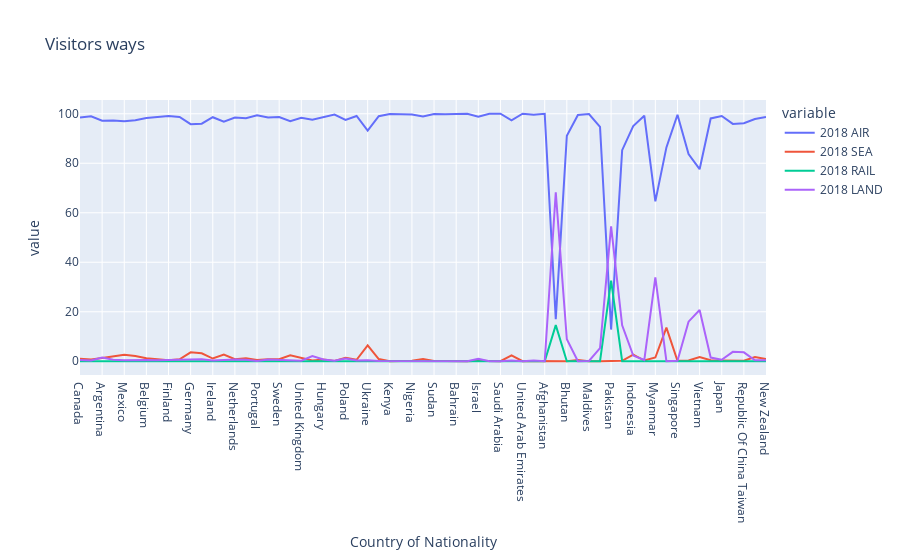

Notebook code cell kept with this figure:
### Code cell
px.line(df,df.index,['2018 AIR',
    '2018 SEA',
    '2018 RAIL',
    '2018 LAND'],title='Visitors ways')

### Figure 1 — Plotly figure (JSON) as saved in the notebook; plotly's stock layout.template omitted (floating-point values rounded to 4 significant figures)
{"data": [{"hovertemplate": "variable=2018 AIR<br>Country of Nationality=%{x}<br>value=%{y}<extra></extra>", "legendgroup": "2018 AIR", "line": {"color": "#636efa", "dash": "solid"}, "marker": {"symbol": "circle"}, "mode": "lines", "name": "2018 AIR", "orientation": "v", "showlegend": true, "type": "scatter", "x": ["Canada", "United States Of America", "Argentina", "Brazil", "Mexico", "Austria", "Belgium", "Denmark", "Finland", "France", "Germany", "Greece", "Ireland", "Italy", "Netherlands", "Norway", "Portugal", "Spain", "Sweden", "Switzerland", "United Kingdom", "Czech Rep.", "Hungary", "Kazakhstan", "Poland", "Russian Federation", "Ukraine", "Egypt", "Kenya", "Mauritius", "Nigeria", "South Africa", "Sudan", "Tanzania", "Bahrain", "Iraq", "Israel", "Oman", "Saudi Arabia", "Turkey", "United Arab Emirates", "Yemen", "Afghanistan", "Bangladesh", "Bhutan", "Iran", "Maldives", "Nepal", "Pakistan", "Sri Lanka", "Indonesia", "Malaysia", "Myanmar", "Philippines", "Singapore", "Thailand", "Vietnam", "China", "Japan", "Korea (Republic Of ", "Republic Of China Taiwan", "Australia", "New Zealand"], "xaxis": "x", "y": [98.5, 99, 97.2, 97.3, 97, 97.4, 98.3, 98.8, 99.1, 98.7, 95.8, 96, 98.6, 96.8, 98.5, 98.2, 99.4, 98.5, 98.7, 97, 98.4, 97.6, 98.6, 99.7, 97.5, 99.1, 93.2, 99, 99.9, 99.7, 99.7, 98.9, 99.9, 99.8, 99.8, 100, 98.8, 100, 100, 97.3, 100, 99.6, 100, 17, 91.1, 99.5, 99.9, 94.7, 12.8, 85.3, 95, 99.2, 64.6, 86.4, 99.6, 83.7, 77.6, 98.1, 99.1, 95.9, 96.2, 97.9, 98.7], "yaxis": "y"}, {"hovertemplate": "variable=2018 SEA<br>Country of Nationality=%{x}<br>value=%{y}<extra></extra>", "legendgroup": "2018 SEA", "line": {"color": "#EF553B", "dash": "solid"}, "marker": {"symbol": "circle"}, "mode": "lines", "name": "2018 SEA", "orientation": "v", "showlegend": true, "type": "scatter", "x": ["Canada", "United States Of America", "Argentina", "Brazil", "Mexico", "Austria", "Belgium", "Denmark", "Finland", "France", "Germany", "Greece", "Ireland", "Italy", "Netherlands", "Norway", "Portugal", "Spain", "Sweden", "Switzerland", "United Kingdom", "Czech Rep.", "Hungary", "Kazakhstan", "Poland", "Russian Federation", "Ukraine", "Egypt", "Kenya", "Mauritius", "Nigeria", "South Africa", "Sudan", "Tanzania", "Bahrain", "Iraq", "Israel", "Oman", "Saudi Arabia", "Turkey", "United Arab Emirates", "Yemen", "Afghanistan", "Bangladesh", "Bhutan", "Iran", "Maldives", "Nepal", "Pakistan", "Sri Lanka", "Indonesia", "Malaysia", "Myanmar", "Philippines", "Singapore", "Thailand", "Vietnam", "China", "Japan", "Korea (Republic Of ", "Republic Of China Taiwan", "Australia", "New Zealand"], "xaxis": "x", "y": [1, 0.7, 1.3, 2.1, 2.6, 2.1, 1.2, 0.8, 0.4, 0.8, 3.6, 3.2, 1.1, 2.7, 0.8, 1.2, 0.5, 0.8, 0.8, 2.4, 1.4, 0.3, 0.7, 0.1, 1.4, 0.6, 6.4, 0.9, 0, 0.1, 0.2, 0.9, 0.1, 0.1, 0, 0, 0.2, 0, 0, 2.4, 0, 0.1, 0, 0.1, 0, 0.5, 0, 0, 0.1, 0.2, 2.7, 0.3, 1.5, 13.6, 0.2, 0.3, 1.7, 0.4, 0.3, 0.3, 0.2, 1.7, 0.9], "yaxis": "y"}, {"hovertemplate": "variable=2018 RAIL<br>Country of Nationality=%{x}<br>value=%{y}<extra></extra>", "legendgroup": "2018 RAIL", "line": {"color": "#00cc96", "dash": "solid"}, "marker": {"symbol": "circle"}, "mode": "lines", "name": "2018 RAIL", "orientation": "v", "showlegend": true, "type": "scatter", "x": ["Canada", "United States Of America", "Argentina", "Brazil", "Mexico", "Austria", "Belgium", "Denmark", "Finland", "France", "Germany", "Greece", "Ireland", "Italy", "Netherlands", "Norway", "Portugal", "Spain", "Sweden", "Switzerland", "United Kingdom", "Czech Rep.", "Hungary", "Kazakhstan", "Poland", "Russian Federation", "Ukraine", "Egypt", "Kenya", "Mauritius", "Nigeria", "South Africa", "Sudan", "Tanzania", "Bahrain", "Iraq", "Israel", "Oman", "Saudi Arabia", "Turkey", "United Arab Emirates", "Yemen", "Afghanistan", "Bangladesh", "Bhutan", "Iran", "Maldives", "Nepal", "Pakistan", "Sri Lanka", "Indonesia", "Malaysia", "Myanmar", "Philippines", "Singapore", "Thailand", "Vietnam", "China", "Japan", "Korea (Republic Of ", "Republic Of China Taiwan", "Australia", "New Zealand"], "xaxis": "x", "y": [0, 0, 0, 0, 0, 0, 0, 0, 0, 0, 0, 0, 0, 0, 0, 0, 0, 0, 0, 0, 0, 0, 0, 0, 0, 0, 0, 0, 0, 0, 0, 0, 0, 0, 0, 0, 0, 0, 0, 0, 0, 0, 0, 14.6, 0, 0, 0, 0, 32.6, 0, 0, 0, 0, 0, 0, 0, 0, 0, 0, 0, 0, 0, 0], "yaxis": "y"}, {"hovertemplate": "variable=2018 LAND<br>Country of Nationality=%{x}<br>value=%{y}<extra></extra>", "legendgroup": "2018 LAND", "line": {"color": "#ab63fa", "dash": "solid"}, "marker": {"symbol": "circle"}, "mode": "lines", "name": "2018 LAND", "orientation": "v", "showlegend": true, "type": "scatter", "x": ["Canada", "United States Of America", "Argentina", "Brazil", "Mexico", "Austria", "Belgium", "Denmark", "Finland", "France", "Germany", "Greece", "Ireland", "Italy", "Netherlands", "Norway", "Portugal", "Spain", "Sweden", "Switzerland", "United Kingdom", "Czech Rep.", "Hungary", "Kazakhstan", "Poland", "Russian Federation", "Ukraine", "Egypt", "Kenya", "Mauritius", "Nigeria", "South Africa", "Sudan", "Tanzania", "Bahrain", "Iraq", "Israel", "Oman", "Saudi Arabia", "Turkey", "United Arab Emirates", "Yemen", "Afghanistan", "Bangladesh", "Bhutan", "Iran", "Maldives", "Nepal", "Pakistan", "Sri Lanka", "Indonesia", "Malaysia", "Myanmar", "Philippines", "Singapore", "Thailand", "Vietnam", "China", "Japan", "Korea (Republic Of ", "Republic Of China Taiwan", "Australia", "New Zealand"], "xaxis": "x", "y": [0.5, 0.3, 1.5, 0.6, 0.4, 0.5, 0.5, 0.4, 0.5, 0.5, 0.6, 0.8, 0.3, 0.5, 0.7, 0.6, 0.1, 0.7, 0.5, 0.6, 0.2, 2.1, 0.7, 0.2, 1.1, 0.3, 0.4, 0.1, 0.1, 0.2, 0.1, 0.2, 0, 0.1, 0.2, 0, 1, 0, 0, 0.3, 0, 0.3, 0, 68.3, 8.9, 0, 0.1, 5.3, 54.5, 14.5, 2.3, 0.5, 33.9, 0, 0.2, 16, 20.7, 1.5, 0.6, 3.8, 3.6, 0.4, 0.4], "yaxis": "y"}], "layout": {"legend": {"title": {"text": "variable"}, "tracegroupgap": 0}, "title": {"text": "Visitors ways"}, "xaxis": {"anchor": "y", "domain": [0, 1], "title": {"text": "Country of Nationality"}}, "yaxis": {"anchor": "x", "domain": [0, 1], "title": {"text": "value"}}}}
